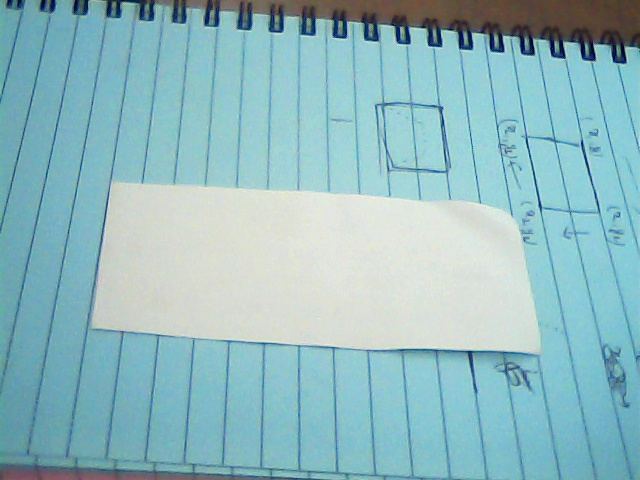
#> input picture persp.jpg, 640 x 480 px
$ python helper.py
#> lines starting #> are read from the running program, lines starting #| are printed output that depends on the picture
import math
import numpy as np
import pickle

import cv2


def perspective_transform_calc():
    file_path = "persp.jpg"
    img = cv2.imread(file_path)
#> img is the input picture: shape (480, 640, 3); mean B, G, R 192.3, 186.2, 143.8
    img_w = img.shape[1]
#> img_w = 640
    img_h = img.shape[0]
#> img_h = 480

    src = np.float32((
        [0, 0],
        [img_w, 0],
        [img_w, img_h],
        [0, img_h]
    ))
#> src = [[0, 0], [640, 0], [640, 480], [0, 480]]

    # TODO proper offset value calculation
    offset = 200
    dst = np.float32((
        [0, 0],
        [img_w, 0],
        [img_w, img_h+offset],
        [0, img_h+offset]
    ))
#> dst = [[0, 0], [640, 0], [640, 680], [0, 680]]

    transform_matrix = cv2.getPerspectiveTransform(src, dst)
    transform_matrix_inv = cv2.getPerspectiveTransform(dst, src)

    m_values = {
        "M": transform_matrix,
        "M_inv": transform_matrix_inv
    }

    pickle.dump(m_values, open("perspective_transform.p", "wb"))
    print("Perspective transform ")
    return m_values, offset


def root_mean_squared_error(calculated_values, actual_values):
    """
    Calculates the root mean squared error of the values.

    :param calculated_values: list of calculated ratios
    :param actual_values: list of actual ratios
    :return: returns the mean squared error of the list
    """

    # assert len(calculated_values) == len(actual_values)
    total = 0
    for i in range(len(calculated_values)):
        error = calculated_values[i]-actual_values[i]
        total += error*error

    return (total/len(calculated_values)) ** .5


def find_height(best_target):
    """

    :param best_target: a dictionary containing info about the data on best target
    best_target = {
        'details': list of dictionary,
        'ratios': list of ratios}
    :return:
    """
    # TODO Find height

    pass


if __name__ == '__main__':
    perspective_transform, offset = perspective_transform_calc()
    M = perspective_transform['M']
    img = cv2.imread('persp.jpg')
    # print(img[:, :, :])
    # img[:100, :100, :] = 255
    transformed = cv2.warpPerspective(img, M, (img.shape[1]+offset, img.shape[0]+offset),
                                      flags=cv2.INTER_LINEAR)
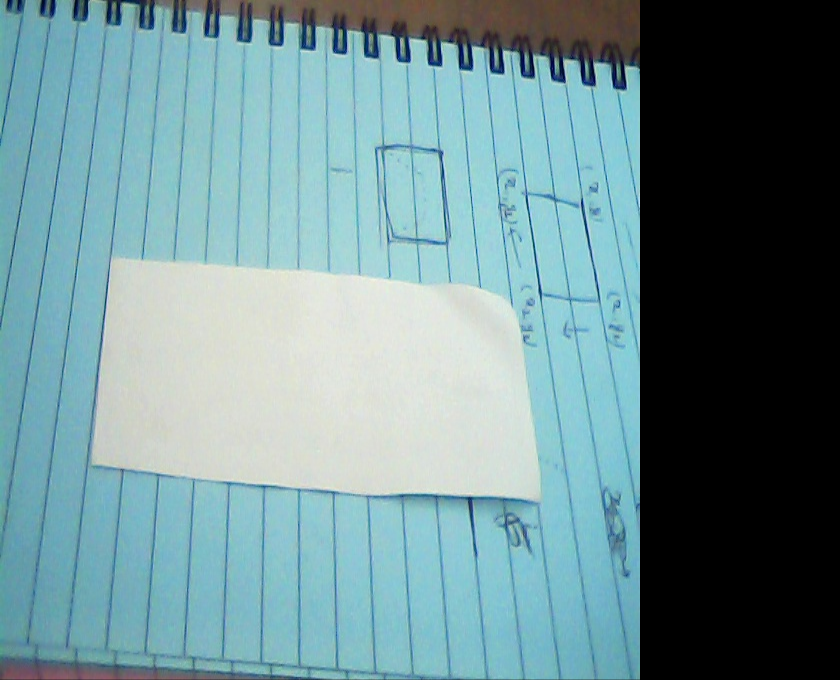
#> transformed: shape (680, 840, 3); mean B, G, R 146.5, 141.9, 109.5
    cv2.imshow("Original", img)
    cv2.imshow("transformed", transformed)
    cv2.waitKey(0)
